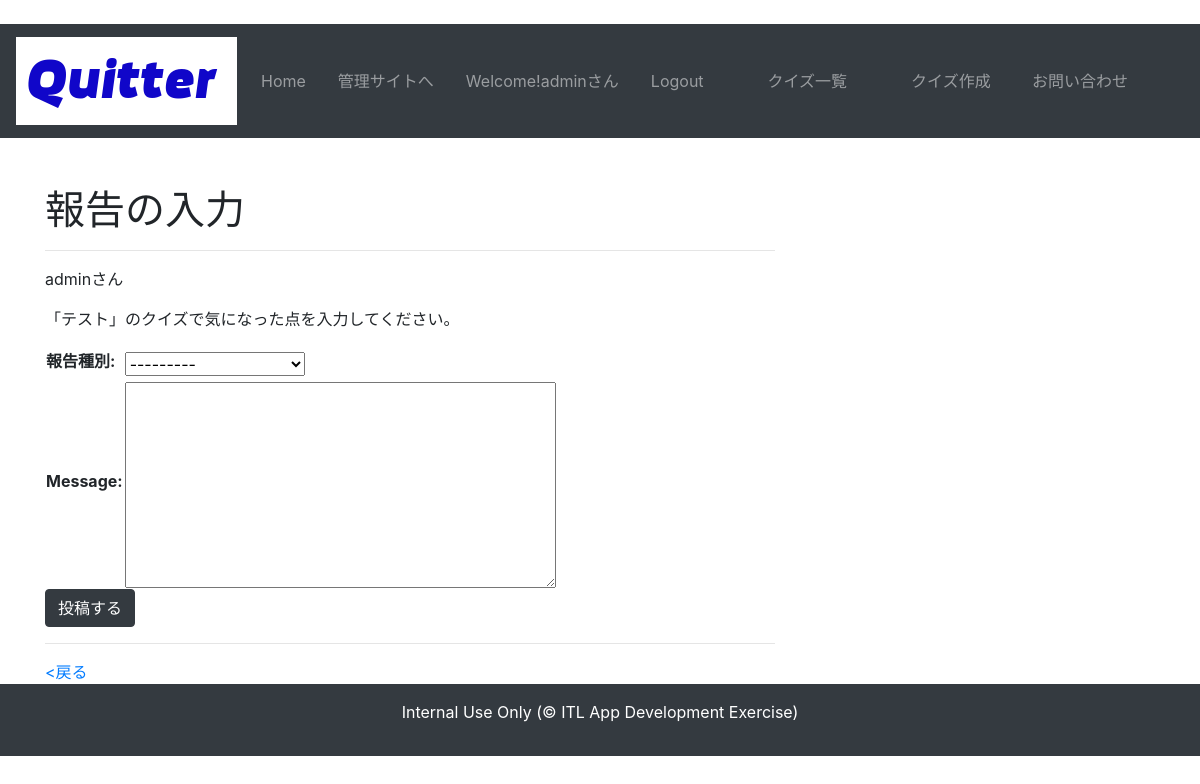
The app's page /quiz/report/12 (signed in), older data.
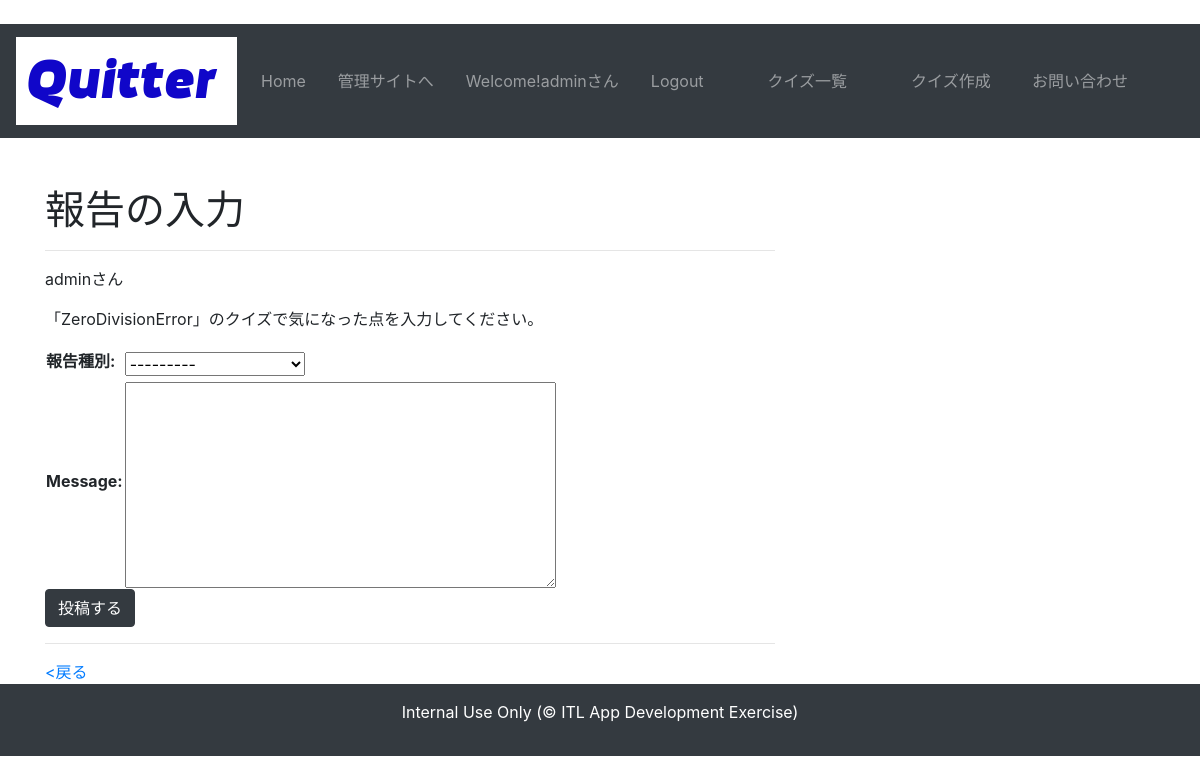
The same page, newer data.
### quiz/models.py (models this page shows, shortened)
class Quiz(models.Model):
    QUIZ_CHOICES = (
        ('a', 'a'), ('b', 'b'), ('c', 'c'), ('d', 'd')
        )
    author = models.ForeignKey(User,verbose_name='作成者',on_delete=models.CASCADE)
    title = models.CharField('タイトル', max_length=255)
    text = models.TextField('問題文')
    image = models.ImageField('画像', upload_to='img', blank=True, null=True)
    category = models.ForeignKey(Category, verbose_name='カテゴリ', blank=False, on_delete=models.PROTECT)
    tag = models.ManyToManyField(Tag, verbose_name='タグ', blank=True)
    choice_a = models.CharField('選択肢a', max_length=255)
    choice_b = models.CharField('選択肢b', max_length=255)
    choice_c = models.CharField('選択肢c', max_length=255)
    choice_d = models.CharField('選択肢d', max_length=255)
    correct_answer = models.CharField('正解', choices=QUIZ_CHOICES, max_length=1)
    explanation = models.TextField('解説', blank=True)
    created_at = models.DateTimeField('問題更新日', default=timezone.now)

### quiz/views.py (the view)
# urls.py: path('report/<int:quiz_pk>', views.report, name='report'),
@login_required
def report(request, quiz_pk):
    quiz = get_object_or_404(Quiz, pk=quiz_pk)
    reporter = request.user
    if request.method == "POST":
        form = ReportCreateForm(request.POST)
        if form.is_valid():
            form.instance.reporter = request.user
            form.instance.quiz = quiz
            form.save()
            return redirect('quiz:postok')
    else:
        form = ReportCreateForm()
    context = {
        'form': form,
        'reporter':reporter,
        'quiz':quiz
        }
    return render(request, 'quiz/reportform.html', context)

### quiz/forms.py
class ReportCreateForm(forms.ModelForm):
    class Meta:
        model = Report
        fields = (
           'report_category', 'message'
            )

### quiz/context_processors.py (called while the page is built)
def common(request):
    context = {
        'category_list':Category.objects.all(),
        'tag_list':Tag.objects.all()
    }
    return context

### templates/quiz/reportform.html (shortened to what this page needs)
﻿{% extends 'base.html' %}
{% load static %}
{% block content %}
    <h1>報告の入力</h1>
    <hr>
    <p>{{ reporter }}さん</p>
    <p>「{{ quiz.title }}」のクイズで気になった点を入力してください。</p>
    <form action="" method="post" enctype="multipart/form-data">{% csrf_token %}
        <table>
            {{ form.as_table }}
        </table>
        <button type="submit" class='btn btn-dark'>投稿する</button>
    </form>
    <hr>
    <div>
        <a href="JavaScript:history.back()">&lt;戻る</a>
    </div>
{% endblock content %}

Row changes from the older to the newer data that the page shows:
changed Quiz: title "テスト" → "ZeroDivisionError"
